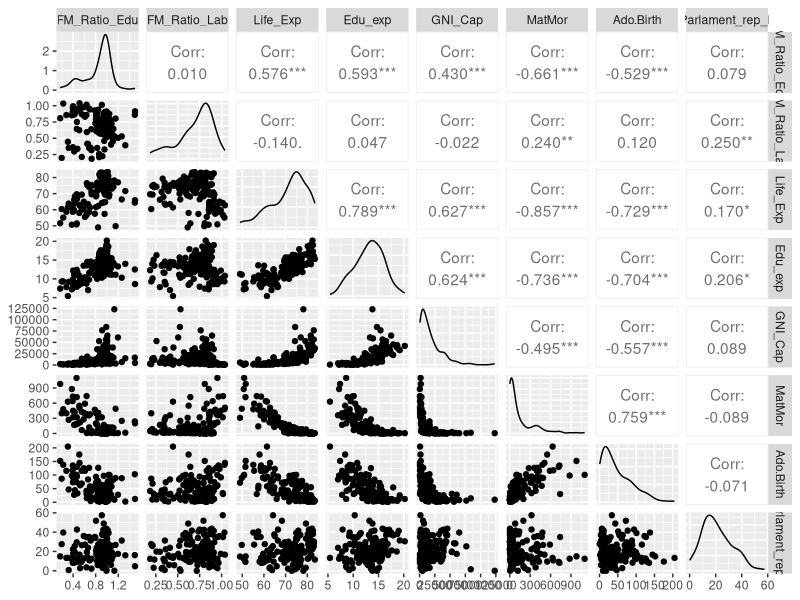
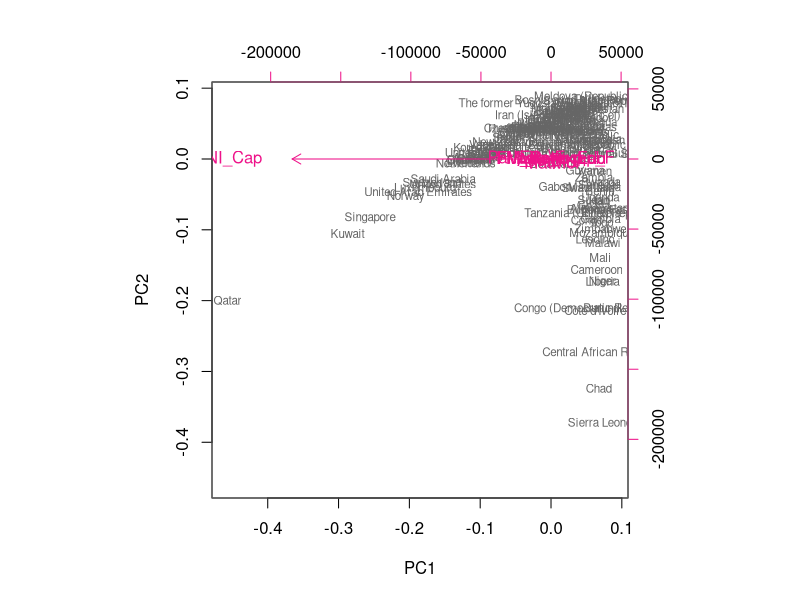
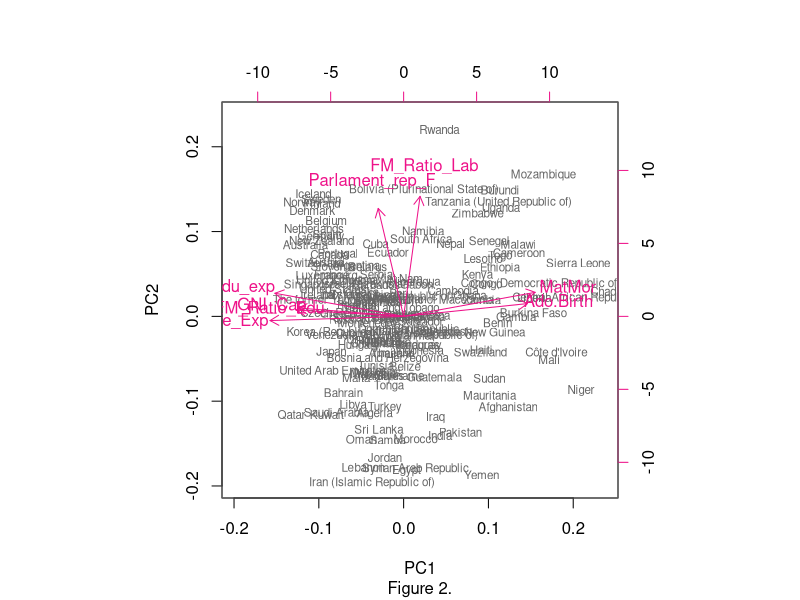
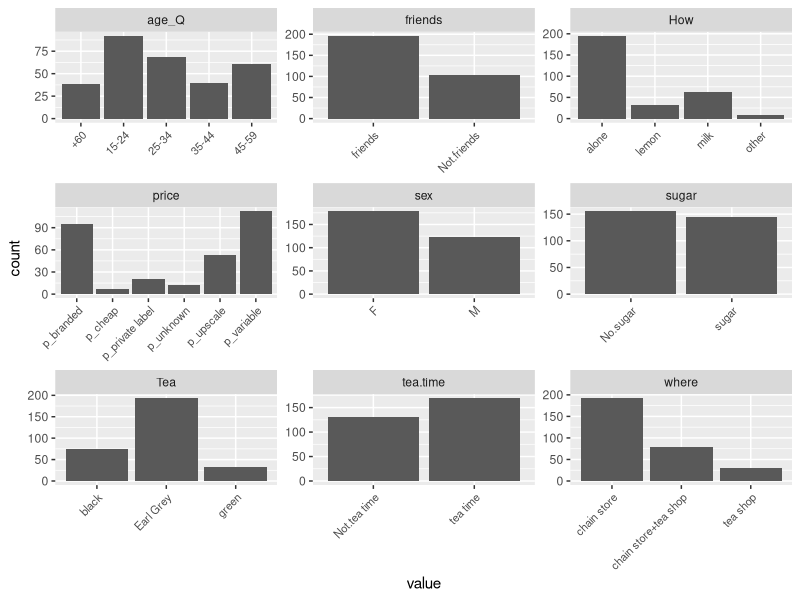
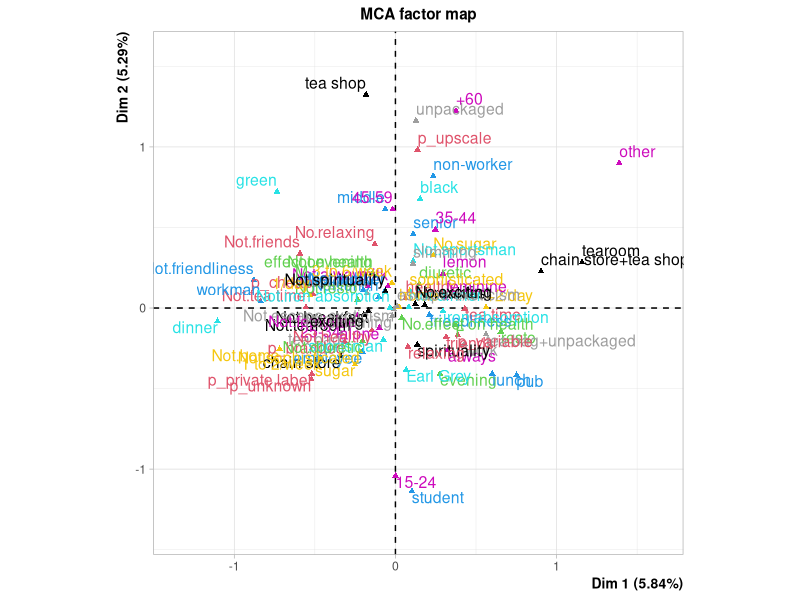
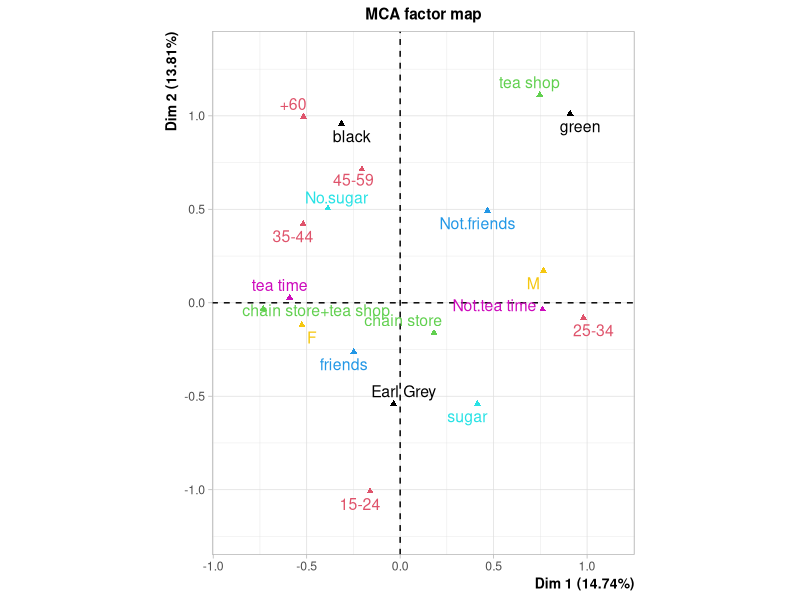

The R script that drew these images, in order:
## ---- chunk 1
library(dplyr)
library(ggplot2)
library(GGally)
library(stringr)
library(tidyr)
human <- read.csv("data/human.csv", row.names = 1, header=TRUE)
## ---- chunk 2
# explore data dimension and structures
dim(human)
str(human)
## ---- chunk 3
ggpairs(human)
summary(human)
#library(corrplot)
#corrplot(human)
## ---- chunk 4
# perform principal component analysis (with the SVD method)
pca_human1 <- prcomp(human)

# draw a biplot of the principal component representation and the original variables
biplot(pca_human1, choices = 1:2, cex = c(0.7, 1), col = c("grey40", "deeppink2"))
## ---- chunk 5
# standardize the variables
human_std <- scale(human)

# perform principal component analysis (with the SVD method)
pca_human2 <- prcomp(human_std)

# draw a biplot of the principal component representation and the original variables
biplot(pca_human2, choices = 1:2, cex = c(0.7, 1), col = c("grey40", "deeppink2"), main = " ", sub = "Figure 2.")
#fig.cap = "caption"
## ---- chunk 6
library(FactoMineR)
data("tea")
str(tea)
dim(tea)
#summary(tea)
## ---- chunk 7
tea$age2 <- cut(tea$age, breaks = c(15, 25, 35, 45, 55, 65, 75, 85))
tea_ <- dplyr::select(tea, -age)
## ---- chunk 8
tea_ <- dplyr::select(tea_, -age2) #overlyhonestmethods
## ---- chunk 9
# column names to keep in the dataset
keep_columns <- c("Tea", "How", "age_Q", "where", "friends", "sugar", "price", "tea.time", "sex")

# select the 'keep_columns' to create a new dataset tea_time
tea_time <- dplyr::select(tea_, one_of(keep_columns))

gather(tea_time) %>% ggplot(aes(value)) + facet_wrap("key", scales = "free") + geom_bar() + theme(axis.text.x = element_text(angle = 45, hjust = 1, size = 8))
## ---- chunk 10
# multiple correspondence analysis
mca <- MCA(tea_, graph = FALSE)

# summary of the model
summary(mca)

# visualize MCA
plot(mca, invisible=c("ind"), habillage = "quali")
# plot(mca, invisible=c("ind","var"))
## ---- chunk 11
# removing some un-interesting variables
tea_time2 <- dplyr::select(tea_time, -price, -How)

# multiple correspondence analysis
mca_sub <- MCA(tea_time2, graph = FALSE)

# summary of the model
summary(mca_sub)
dimdesc(mca_sub)

# visualize MCA
plot(mca_sub, invisible=c("ind"), habillage = "quali")
# plot(mca, invisible=c("ind","var"))
## ---- chunk 12
